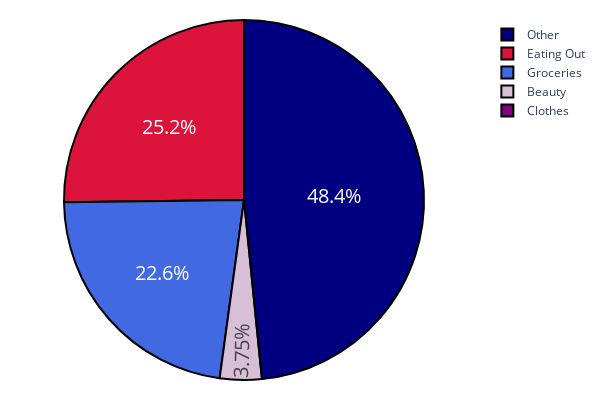
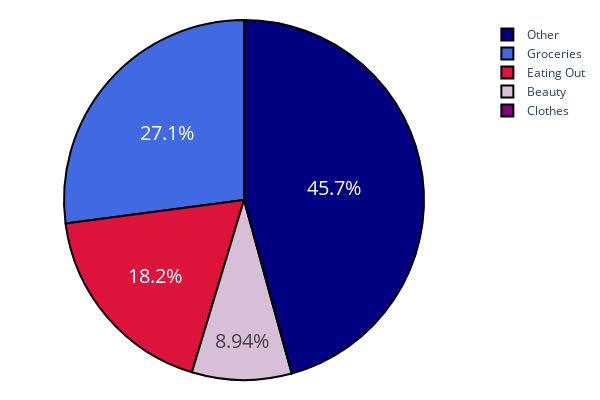
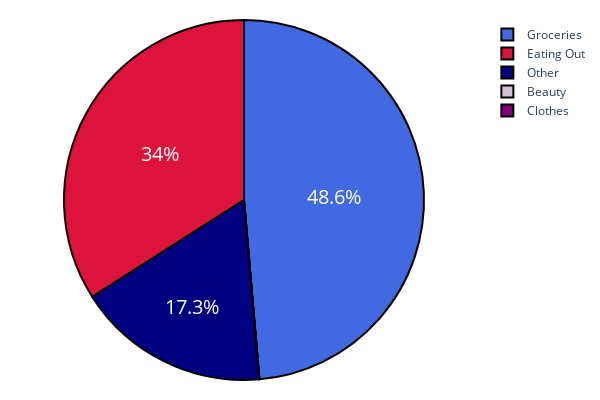

Write notebook code for charts like these, in order.
### Code cell
colors = ["royalblue","crimson","navy","thistle","purple"]
months = [re.search(r"./(.*)_dummy.txt", file).group(1) for file in files]

for i in range(len(dataframes)):
    df = dataframes[i]
    fig = go.Figure(go.Pie(values=df['Expense'], labels=df['Name'], name="", 
                           hovertemplate = "%{label}: %{value}€"))
    fig.update_traces(textfont_size=20, textposition='inside',
                      marker=dict(colors=colors, line=dict(color='#000000', width=2)))
    fig.update_layout(
        width=600,
        height=400,
        margin=dict(
            l=10,
            r=10,
            b=20,
            t=20,
            pad=2
        )
    )
    fig.write_image("./fig_{}.svg".format(months[i]))
    fig.show()

### Figure 1 — Plotly figure (JSON) as saved in the notebook; plotly's stock layout.template omitted (floating-point values rounded to 4 significant figures)
{"data": [{"hovertemplate": "%{label}: %{value}€", "labels": ["Groceries", "Eating Out", "Other", "Beauty", "Clothes"], "marker": {"colors": ["royalblue", "crimson", "navy", "thistle", "purple"], "line": {"color": "#000000", "width": 2}}, "name": "", "textfont": {"size": 20}, "textposition": "inside", "type": "pie", "values": [80.8, 90, 172.8, 13.4, 0]}], "layout": {"height": 400, "margin": {"b": 20, "l": 10, "pad": 2, "r": 10, "t": 20}, "width": 600}}

### Figure 2 — Plotly figure (JSON) as saved in the notebook; plotly's stock layout.template omitted (floating-point values rounded to 4 significant figures)
{"data": [{"hovertemplate": "%{label}: %{value}€", "labels": ["Groceries", "Eating Out", "Other", "Beauty", "Clothes"], "marker": {"colors": ["royalblue", "crimson", "navy", "thistle", "purple"], "line": {"color": "#000000", "width": 2}}, "name": "", "textfont": {"size": 20}, "textposition": "inside", "type": "pie", "values": [60.6, 40.8, 102.3, 20, 0]}], "layout": {"height": 400, "margin": {"b": 20, "l": 10, "pad": 2, "r": 10, "t": 20}, "width": 600}}

### Figure 3 — Plotly figure (JSON) as saved in the notebook; plotly's stock layout.template omitted (floating-point values rounded to 4 significant figures)
{"data": [{"hovertemplate": "%{label}: %{value}€", "labels": ["Groceries", "Eating Out", "Other", "Beauty", "Clothes"], "marker": {"colors": ["royalblue", "crimson", "navy", "thistle", "purple"], "line": {"color": "#000000", "width": 2}}, "name": "", "textfont": {"size": 20}, "textposition": "inside", "type": "pie", "values": [100, 70, 35.6, 0, 0]}], "layout": {"height": 400, "margin": {"b": 20, "l": 10, "pad": 2, "r": 10, "t": 20}, "width": 600}}
